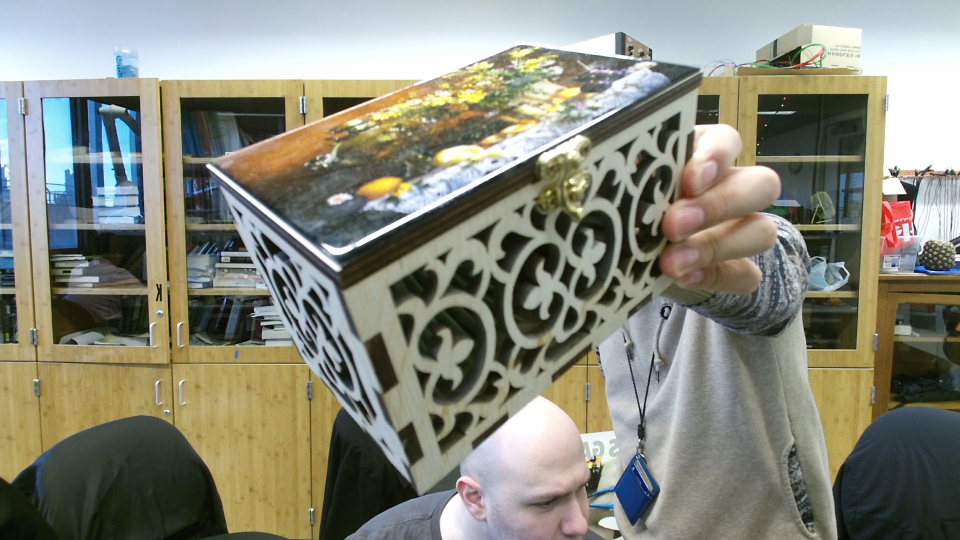
#> input picture Ben/image.png, 1920 x 1080 px (shown at 1/2 size)
$ python depthConverter.py
#> lines starting #> are read from the running program, lines starting #| are printed output that depends on the picture
import numpy as np
import matplotlib.image as mpimg
import matplotlib.pyplot as plt
from skimage import color
from skimage.transform import downscale_local_mean
from scipy.ndimage import gaussian_filter
import math

def downSampleRows(im,M):
	return downscale_local_mean(im,(M,1))

def downSampleCols(im,M):
	return downscale_local_mean(im,(1,M))

def removeColsOnSides(im,N):
	return im[:,(N):(-N)]

def removeRowsOnSides(im,N):
	return im[(N):(-N),:]

image_name = 'image.png'
depth_name = 'depth.png'

screen = color.rgb2gray(mpimg.imread(image_name))
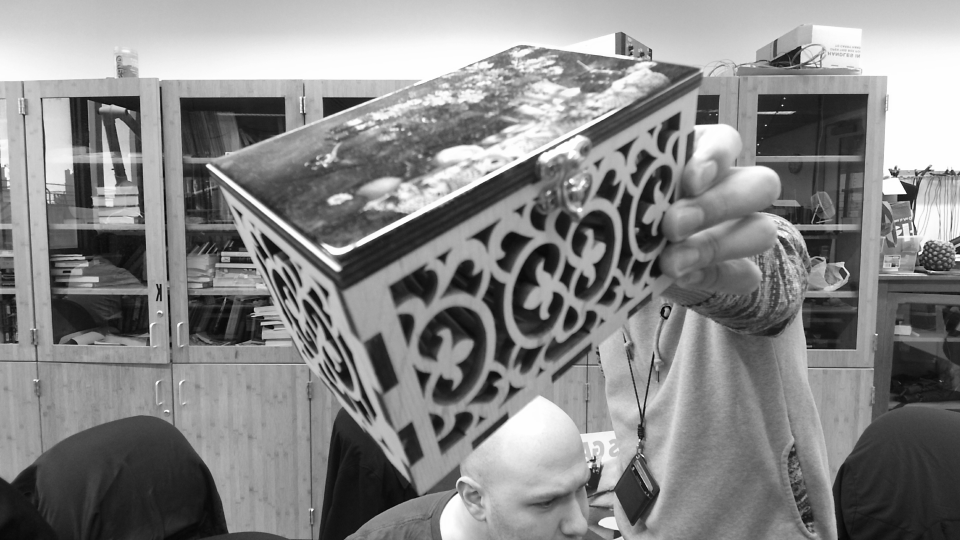
#> screen: shape (1080, 1920) float32 (shown at 1/2 size); min 0.00254, max 0.999, mean 0.531
screen = removeColsOnSides(screen,192)
#> in removeColsOnSides, `return im[:,(N):(-N)]`:
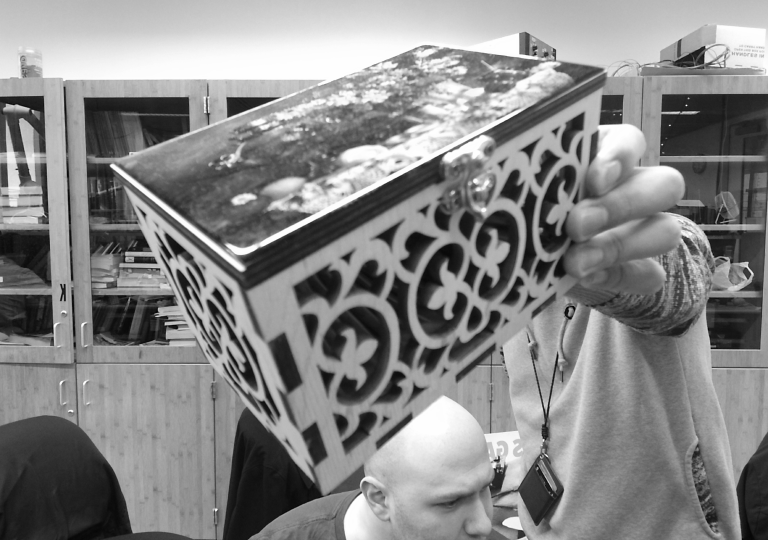
#> returned value: shape (1080, 1536) float32 (shown at 1/2 size); min 0.00254, max 0.999, mean 0.53
screen = downSampleRows(downSampleCols(screen,3),3)
#> in downSampleCols, `return downscale_local_mean(im,(1,M))`:
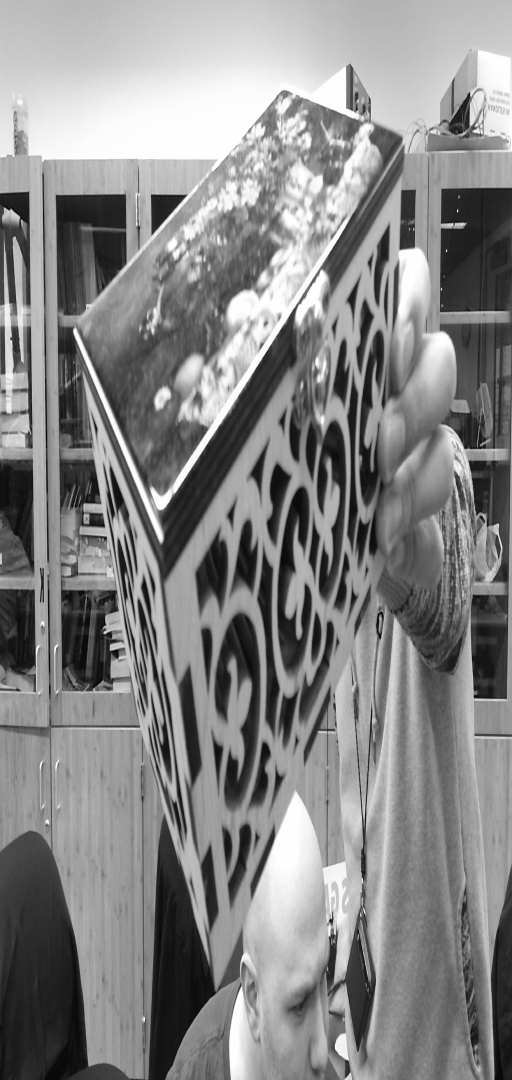
#> returned value: shape (1080, 512) float32; min 0.011, max 0.999, mean 0.53
#> in downSampleRows, `return downscale_local_mean(im,(M,1))`:
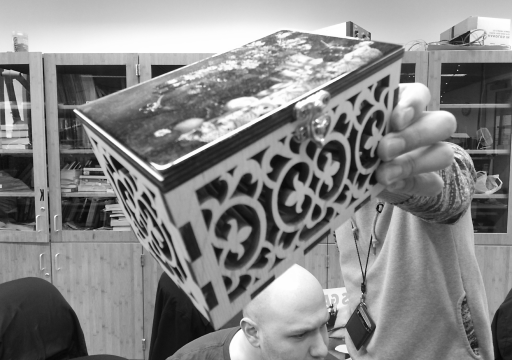
#> returned value: shape (360, 512) float32; min 0.0246, max 0.999, mean 0.53

depth = color.rgb2gray(mpimg.imread(depth_name))
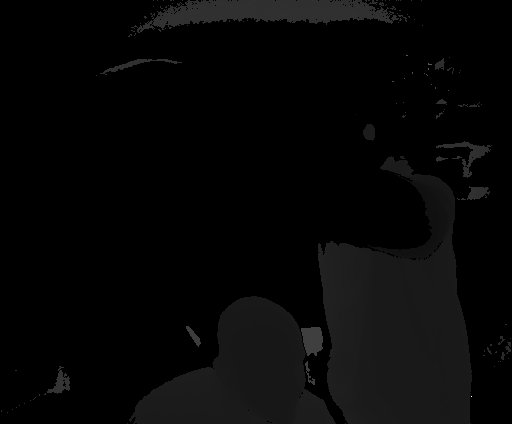
#> input picture Ben/depth.png, 512 x 424 px
#> depth is the input picture: shape (424, 512) float32; min 0, max 0.992, mean 0.0253
depth = removeRowsOnSides(depth,32)
#> in removeRowsOnSides, `return im[(N):(-N),:]`:
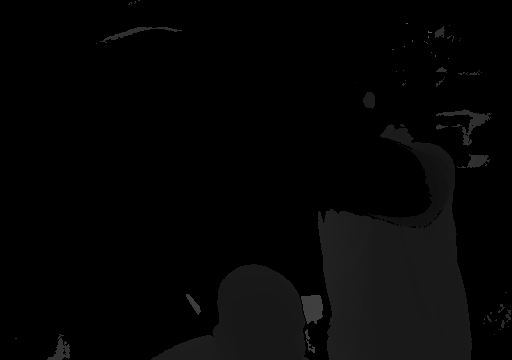
#> returned value: shape (360, 512) float32; min 0, max 0.349, mean 0.0193
depth = depth/4+0.25
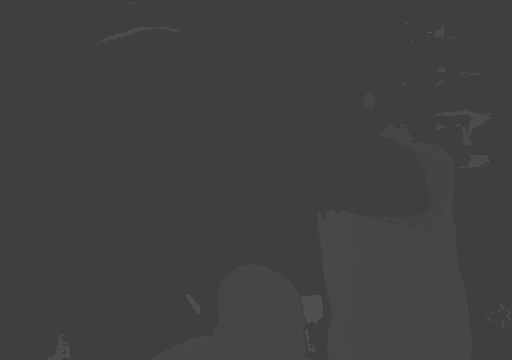
#> depth: shape (360, 512) float32; min 0.25, max 0.337, mean 0.255

#print(screen.shape)
#print(depth.shape)

#To adjust "correctly" we need two parameters, theta (the angle apart from the eyes)
#and the focal distance (how far back the eyes are)
theta = np.pi/6
f = 2

#We need a pixel density parameter, I don't know this for sure, but let's assume:
p_density = 75

width = screen.shape[0]
#> width = 360
height = screen.shape[1]
#> height = 512

eye_displacement = np.floor(p_density*f*np.tan(theta))

#> (the run stopped early here; a loop or call above may not have finished)
